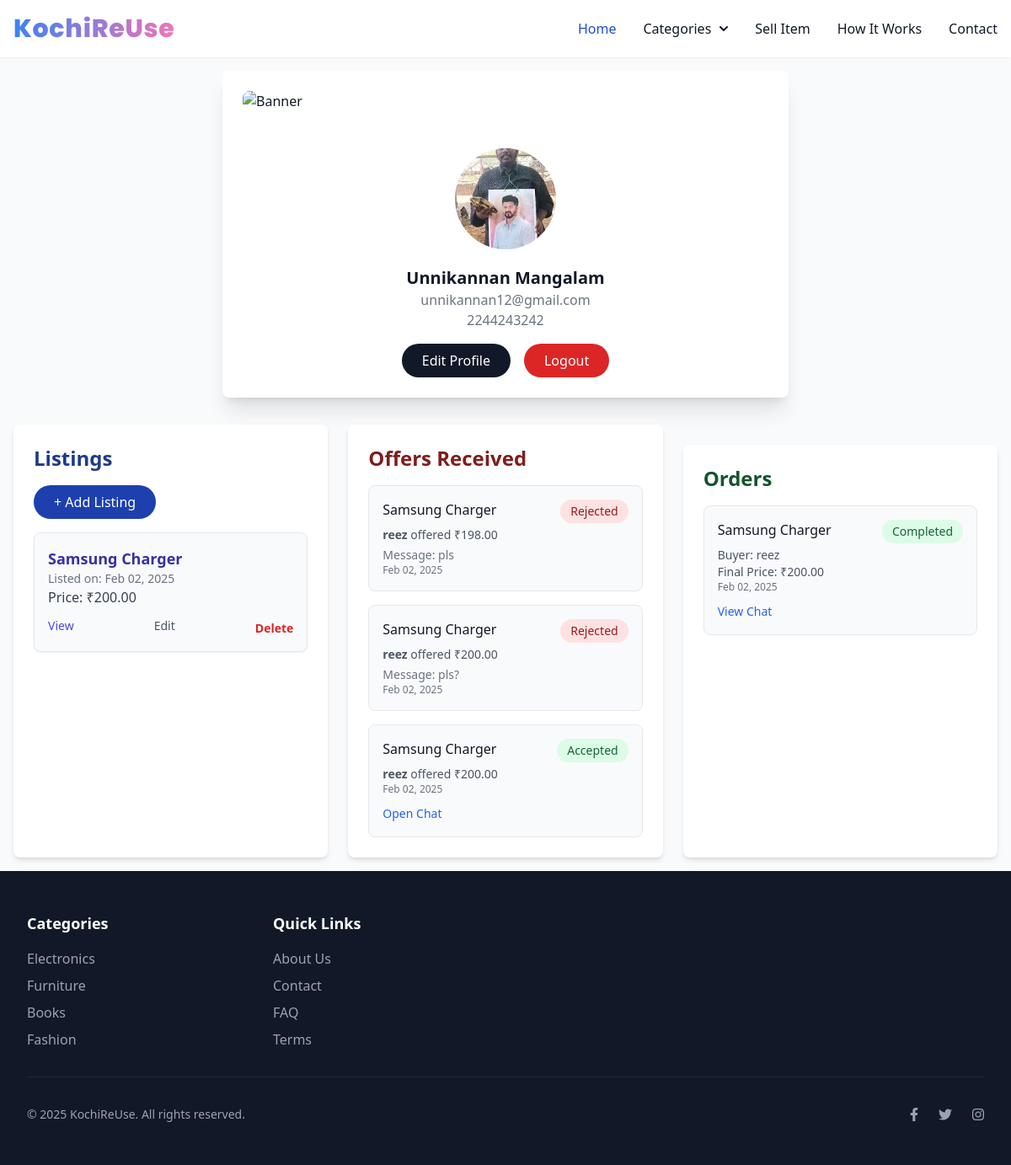
/seller/dashboard/ (signed in), run on an earlier commit of the app's database.
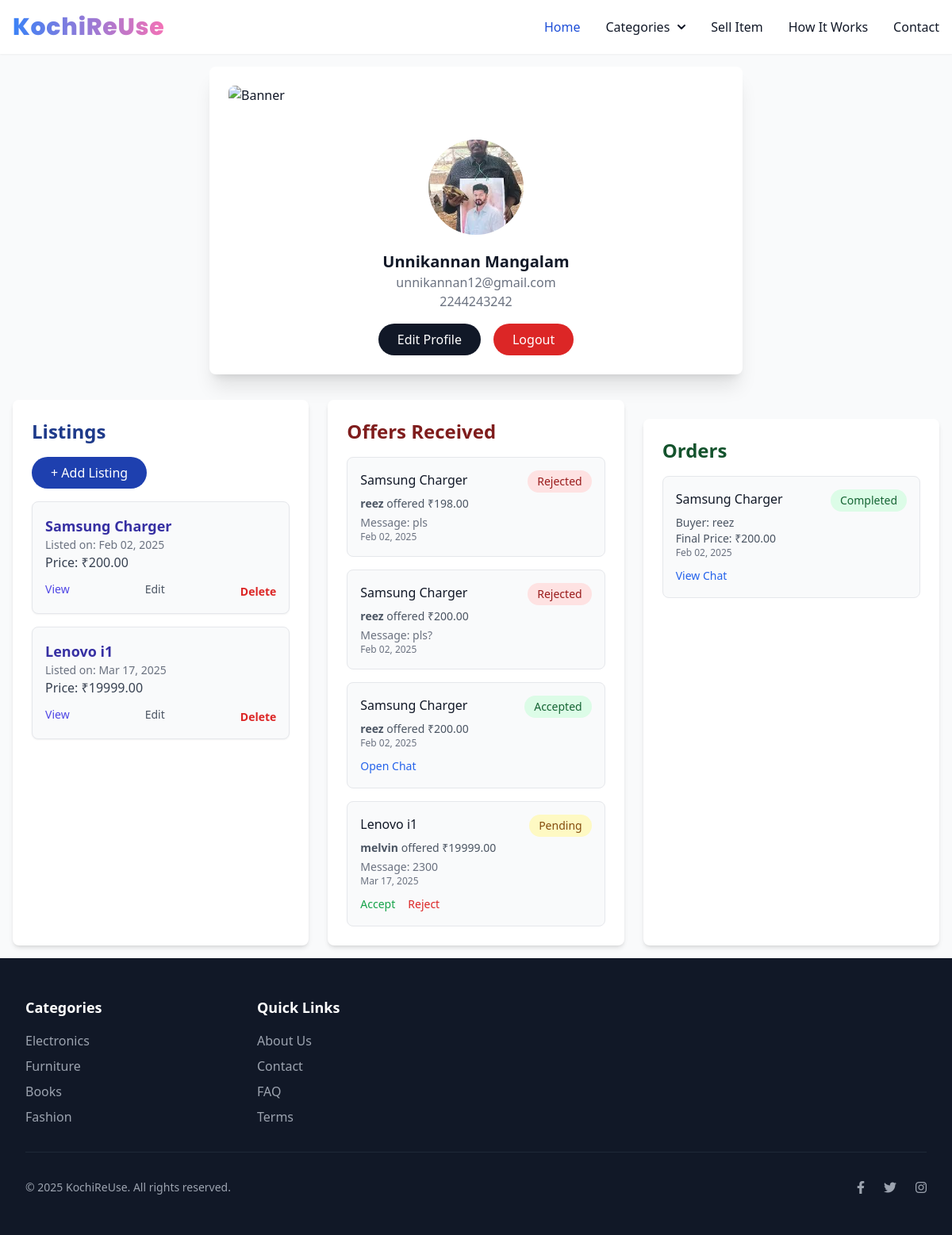
And on a later commit of the database.
### home/models.py (models this page shows, shortened)
class Seller(models.Model):
    user = models.OneToOneField(User, on_delete=models.CASCADE, related_name='seller')
    phone_number = models.CharField(max_length=15, unique=True, null=True, blank=True)
    address = models.TextField(null=True, blank=True)
    latitude = models.DecimalField(max_digits=9, decimal_places=6, null=True, blank=True)
    longitude = models.DecimalField(max_digits=9, decimal_places=6, null=True, blank=True)
    is_neighborhood_verified = models.BooleanField(default=False)
    profile_image = models.ImageField(upload_to='sellers/profile_images/', null=True, blank=True)
    date_of_birth = models.DateField(null=True, blank=True)
    instagram_link = models.URLField(max_length=255, null=True, blank=True)

class Listing(models.Model):
    CATEGORY_CHOICES = [
        ('Mobile', 'Mobile'),
        ('Laptop', 'Laptop'),
        ('Vehicle', 'Vehicle'),
        ('Other', 'Other'),
    ]
    CONDITION_CHOICES = [
        ('new', 'New'),
        ('used', 'Used'),
        ('refurbished', 'Refurbished'),
    ]
    seller = models.ForeignKey(User, on_delete=models.CASCADE)
    title = models.CharField(max_length=200)
    description = models.TextField()
    price = models.DecimalField(max_digits=10, decimal_places=2)
    category = models.CharField(
        max_length=50, choices=Category.choices, default=Category.MOBILE
    )
    condition = models.CharField(
        max_length=50, choices=ItemCondition.choices, default=ItemCondition.USED
    )
    images = models.ImageField(upload_to='listings/%Y/%m/%d/', blank=True, null=True)
    additional_images = models.ManyToManyField(
        'ListingImage', related_name='additional_listings', blank=True
    )
    location = models.CharField(max_length=255)
    latitude = models.DecimalField(max_digits=9, decimal_places=6, null=True, blank=True)
    longitude = models.DecimalField(max_digits=9, decimal_places=6, null=True, blank=True)
    created_at = models.DateTimeField(auto_now_add=True)
    updated_at = models.DateTimeField(auto_now=True)
    is_available = models.BooleanField(default=True)
    year = models.IntegerField(null=True, blank=True)
    brand = models.CharField(max_length=100, blank=True, null=True)
    model = models.CharField(max_length=100, blank=True, null=True)
    contact_number = models.CharField(max_length=15, null=True, blank=True)
    shipping_available = models.BooleanField(default=False)
    negotiable = models.BooleanField(default=False)
    other_details = models.JSONField(default=dict, blank=True, null=True)

class BuyRequest(models.Model):
    class NegotiationStatus(models.TextChoices):
        PENDING = 'pending', 'Pending'
        ACCEPTED = 'accepted', 'Accepted'
        REJECTED = 'rejected', 'Rejected'
        COUNTER = 'counter', 'Counter Offer'
    buyer = models.ForeignKey(User, on_delete=models.CASCADE)
    listing = models.ForeignKey(Listing, on_delete=models.CASCADE)
    proposed_price = models.DecimalField(max_digits=10, decimal_places=2)
    message = models.TextField(blank=True, null=True)
    status = models.CharField(
        max_length=20,
        choices=NegotiationStatus.choices,
        default=NegotiationStatus.PENDING
    )
    counter_offer = models.DecimalField(
        max_digits=10,
        decimal_places=2,
        blank=True,
        null=True
    )
    created_at = models.DateTimeField(auto_now_add=True)
    updated_at = models.DateTimeField(auto_now=True)

class Order(models.Model):
    STATUS_CHOICES = [
        ('pending_payment', 'Pending Payment'),
        ('processing', 'Processing'),
        ('completed', 'Completed'),
        ('cancelled', 'Cancelled')
    ]
    buy_request = models.OneToOneField(BuyRequest, on_delete=models.CASCADE, related_name='order')
    buyer = models.ForeignKey(User, on_delete=models.CASCADE, related_name='buyer_orders')
    seller = models.ForeignKey(User, on_delete=models.CASCADE, related_name='seller_orders')
    listing = models.ForeignKey(Listing, on_delete=models.CASCADE)
    status = models.CharField(max_length=20, choices=STATUS_CHOICES, default='pending_payment')
    final_price = models.DecimalField(max_digits=10, decimal_places=2)
    created_at = models.DateTimeField(auto_now_add=True)
    updated_at = models.DateTimeField(auto_now=True)

### home/views.py (the view)
# urls.py: path('seller/dashboard/', views.seller_dashboard, name='seller_dashboard'),
def seller_dashboard(request):
    if not hasattr(request.user, 'seller'):
        return redirect('seller_login')
    seller = request.user.seller
    listings = Listing.objects.filter(seller=request.user)
    offers = BuyRequest.objects.filter(listing__seller=request.user)
    orders = Order.objects.filter(seller=request.user).order_by('-created_at')
    context = {
        'seller': seller,
        'listings': listings,
        'offers': offers,
        'orders': orders
    }
    return render(request, 'seller_dashboard.html', context)

### templates/seller_dashboard.html (shortened to what this page needs)
{% extends 'base.html' %}
{% block content %}
{% load static %}
<main class="p-4">
    <div class="max-w-2xl mx-auto bg-white shadow-xl rounded-lg text-gray-900 p-6">
        <div class="h-32 overflow-hidden rounded-t-lg">
            <img class="object-cover w-full" src="https://images.unsplash.com/photo-1549880338-65ddcdfd017b?q=80&w=400&fit=max" alt="Banner">
        </div>
        <div class="w-32 h-32 mx-auto -mt-16 border-4 border-white rounded-full overflow-hidden">
            {% if seller.profile_image %}
                <img class="w-full h-full object-cover" src="{{ seller.profile_image.url }}" alt="Profile">
            {% else %}
                <img class="object-cover h-32" src="https://i.pinimg.com/736x/2c/f5/58/2cf558ab8c1f12b43f7326945672805e.jpg" alt="Placeholder">
            {% endif %}
        </div>
        <div class="text-center mt-4">
            <h2 class="text-xl font-semibold">{{ seller.user.first_name }}</h2>
            <p class="text-gray-500">{{ seller.user.email }}</p>
            <p class="text-gray-500">{{ seller.phone_number }}</p>
        </div>
        <div class="flex justify-center mt-4 space-x-4">
            <button class="bg-gray-900 text-white px-6 py-2 rounded-full hover:shadow-lg">Edit Profile</button>
            <button class="bg-red-600 text-white px-6 py-2 rounded-full hover:shadow-lg" onclick="location.href='{% url 'seller_logout' %}'">Logout</button>
        </div>
    </div>
    <div class="grid grid-cols-1 md:grid-cols-3 gap-6 mt-8">
        <div class="bg-white rounded-lg shadow-md p-6 animate-fade-in">
            <h2 class="text-2xl font-bold text-blue-900">Listings</h2>
            <a href="{% url 'add_listing' %}" class="mt-4 inline-block bg-blue-800 text-white px-6 py-2 rounded-full hover:bg-blue-900 transition">+ Add Listing</a>
            <div class="mt-4 space-y-4">
                {% for listing in listings %}
                    <div class="p-4 border rounded-lg shadow-sm bg-gray-50">
                        <h3 class="text-lg font-semibold text-indigo-800">{{ listing.title }}</h3>
                        <p class="text-sm text-gray-500">Listed on: {{ listing.created_at|date:"M d, Y" }}</p>
                        <p class="text-gray-700 font-medium">Price: ₹{{ listing.price }}</p>
                        <div class="flex justify-between mt-3">
                            <a href="{% url 'listing_detail' listing.id %}" class="text-indigo-600 text-sm font-medium hover:underline">View</a>
                            <a href="{% url 'edit_listing' listing.id %}" class="text-gray-600 text-sm font-medium hover:underline">Edit</a>
                            <form action="{% url 'delete_listing' listing.id %}" method="POST" onsubmit="return confirm('Delete listing?');">
                                <button type="submit" class="text-red-600 text-sm font-semibold hover:text-red-800">Delete</button>
                            </form>
                        </div>
                    </div>
                {% empty %}
                    <p class="text-gray-500 text-sm">No listings yet.</p>
                {% endfor %}
            </div>
        </div>
        <div class="bg-white rounded-lg shadow-md p-6 animate-fade-in">
            <h2 class="text-2xl font-bold text-red-900">Offers Received</h2>
            <div class="mt-4 space-y-4">
                {% for offer in offers %}
                    <div class="p-4 border rounded-lg bg-gray-50">
                        <div class="flex justify-between items-start">
                            <p class="text-gray-900 font-medium">{{ offer.listing.title }}</p>
                            <span class="px-3 py-1 text-sm rounded-full
                                {% if offer.status == 'pending' %}bg-yellow-100 text-yellow-800
                                {% elif offer.status == 'accepted' %}bg-green-100 text-green-800
                                {% elif offer.status == 'rejected' %}bg-red-100 text-red-800
                                {% else %}bg-gray-100 text-gray-800{% endif %}">
                                {{ offer.get_status_display }}
                            </span>
                        </div>
                        <p class="text-sm text-gray-600 mt-1">
                            <strong>{{ offer.buyer.username }}</strong> offered ₹{{ offer.proposed_price }}
                        </p>
                        {% if offer.message %}
                            <p class="text-sm text-gray-500 mt-1">Message: {{ offer.message }}</p>
                        {% endif %}
                        <p class="text-xs text-gray-500">{{ offer.created_at|date:"M d, Y" }}</p>
                        {% if offer.status == 'pending' %}
                            <div class="flex space-x-4 mt-2">
                                <form action="{% url 'accept_buy_request' offer.id %}" method="POST" class="inline">
                                    <button type="submit"
                                            onclick="return confirm('Are you sure you want to accept this offer?')"
                                            class="text-green-600 text-sm font-medium hover:underline">
                                        Accept
                                    </button>
                                </form>
                                <form action="{% url 'reject_buy_request' offer.id %}" method="POST" class="inline">
                                    <button type="submit"
                                            onclick="return confirm('Are you sure you want to reject this offer?')"
                                            class="text-red-600 text-sm font-medium hover:underline">
                                        Reject
                                    </button>
                                </form>
                            </div>
                        {% elif offer.status == 'accepted' %}
                            <div class="mt-2">
                                <a href="{% url 'chat_room' offer.id %}"
                                   class="text-blue-600 hover:text-blue-800 text-sm font-medium">
                                    Open Chat
                                </a>
                            </div>
                        {% endif %}
                    </div>
                {% empty %}
                    <p class="text-gray-500 text-sm">No offers yet.</p>
                {% endfor %}
            </div>
        </div>
        <div class="bg-white rounded-lg shadow-md p-6 animate-fade-in mt-6">
            <h2 class="text-2xl font-bold text-green-900">Orders</h2>
            <div class="mt-4 space-y-4">
                {% for order in orders %}
                    <div class="p-4 border rounded-lg bg-gray-50">
                        <div class="flex justify-between items-start">
                            <p class="text-gray-900 font-medium">{{ order.listing.title }}</p>
                            <span class="px-3 py-1 text-sm rounded-full
                                {% if order.status == 'pending_payment' %}bg-yellow-100 text-yellow-800
                                {% elif order.status == 'processing' %}bg-blue-100 text-blue-800
                                {% elif order.status == 'completed' %}bg-green-100 text-green-800
                                {% else %}bg-red-100 text-red-800{% endif %}">
                                {{ order.get_status_display }}
                            </span>
                        </div>
                        <p class="text-sm text-gray-600 mt-1">Buyer: {{ order.buyer.username }}</p>
                        <p class="text-sm text-gray-600">Final Price: ₹{{ order.final_price }}</p>
                        <p class="text-xs text-gray-500">{{ order.created_at|date:"M d, Y" }}</p>
                        <div class="mt-2">
                            <a href="{% url 'chat_room' order.buy_request.id %}"
                               class="text-blue-600 text-sm font-medium hover:underline">
                                View Chat
                            </a>
                        </div>
                    </div>
                {% empty %}
                    <p class="text-gray-500 text-sm">No orders yet.</p>
                {% endfor %}
            </div>
        </div>
    </div>
</main>
{% endblock %}

What changed in the data, as far as the page shows it:
added Listing: title "Lenovo i1", created_at "Mar 17, 2025", price "19999.00"
added BuyRequest: listing "Lenovo i1", status "Pending", buyer.username "melvin", proposed_price "19999.00", message "2300", created_at "Mar 17, 2025", shows "Accept"
